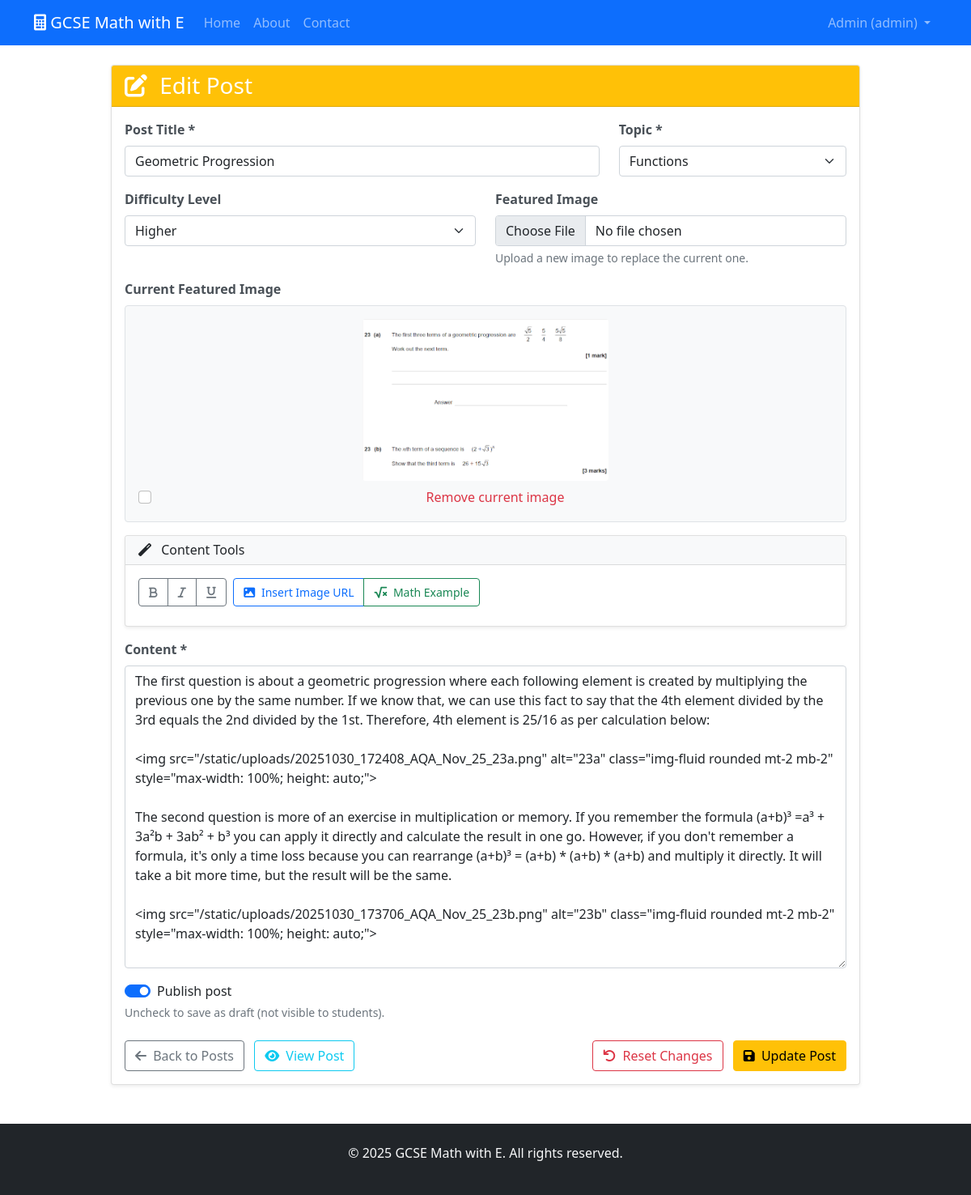
/admin/post/2/edit (signed in), run on the app's committed database.
### tables this page shows
CREATE TABLE posts (
                id INTEGER PRIMARY KEY AUTOINCREMENT,
                title TEXT NOT NULL,
                content TEXT NOT NULL,
                topic TEXT NOT NULL,
                difficulty TEXT,
                image_path TEXT,
                is_published BOOLEAN DEFAULT TRUE,
                created_at TIMESTAMP DEFAULT CURRENT_TIMESTAMP,
                updated_at TIMESTAMP DEFAULT CURRENT_TIMESTAMP
            );

### main.py (the view)
@app.route('/admin/post/<int:post_id>/edit', methods=['GET'])
@login_required
def edit_post(post_id):
    db = get_db()
    post = db.execute('SELECT * FROM posts WHERE id = ?', (post_id,)).fetchone()
    if not post:
        flash('Post not found!', 'danger')
        return redirect(url_for('manage_posts'))
    return render_template('admin/edit_post.html', post=post)

### main.py (called while the page is built)
def get_db():
    conn = sqlite3.connect(app.config['DATABASE'])
    conn.row_factory = sqlite3.Row
    return conn

def login_required(f):
    @functools.wraps(f)
    def decorated_function(*args, **kwargs):
        if 'user_id' not in session:
            flash('Please log in to access this page.', 'danger')
            return redirect(url_for('login'))
        return f(*args, **kwargs)
    return decorated_function

### templates/admin/edit_post.html (shortened to what this page needs)
{% extends "base.html" %}
{% block content %}
<div class="row">
    <div class="col-lg-10 mx-auto">
        <div class="card">
            <div class="card-header bg-warning text-white">
                <h3 class="card-title mb-0">
                    <i class="fas fa-edit me-2"></i>
                    Edit Post
                </h3>
            </div>
            <div class="card-body">
                <form method="POST" enctype="multipart/form-data">
                    <div class="row">
                        <div class="col-md-8">
                            <div class="mb-3">
                                <label for="title" class="form-label">Post Title *</label>
                                <input type="text" class="form-control" id="title" name="title" required
                                       value="{{ post.title }}"
                                       placeholder="Enter a clear, descriptive title for your math solution">
                            </div>
                        </div>
                        <div class="col-md-4">
                            <div class="mb-3">
                                <label for="topic" class="form-label">Topic *</label>
                                <select class="form-select" id="topic" name="topic" required>
                                    <option value="functions" {% if post.topic == 'functions' %}selected{% endif %}>Functions</option>
                                </select>
                            </div>
                        </div>
                    </div>
                    <div class="row">
                        <div class="col-md-6">
                            <div class="mb-3">
                                <label for="difficulty" class="form-label">Difficulty Level</label>
                                <select class="form-select" id="difficulty" name="difficulty">
                                    <option value="higher" {% if post.difficulty == 'higher' %}selected{% endif %}>Higher</option>
                                </select>
                            </div>
                        </div>
                        <div class="col-md-6">
                            <div class="mb-3">
                                <label for="image" class="form-label">Featured Image</label>
                                <input type="file" class="form-control" id="image" name="image"
                                       accept="image/*" onchange="previewImage(event)">
                                <div class="form-text">
                                    Upload a new image to replace the current one.
                                </div>
                            </div>
                        </div>
                    </div>
                    {% if post.image_path %}
                    <div class="mb-3">
                        <label class="form-label">Current Featured Image</label>
                        <div class="border rounded p-3 text-center bg-light">
                            <img src="{{ url_for('static', filename='uploads/' + post.image_path) }}"
                                 class="img-fluid rounded" style="max-height: 200px;"
                                 alt="Current featured image">
                            <div class="mt-2">
                                <div class="form-check">
                                    <input class="form-check-input" type="checkbox" id="remove_image" name="remove_image">
                                    <label class="form-check-label text-danger" for="remove_image">
                                        Remove current image
                                    </label>
                                </div>
                            </div>
                        </div>
                    </div>
                    {% endif %}
                    <div class="card mb-3">
                        <div class="card-header bg-light">
                            <h6 class="card-title mb-0">
                                <i class="fas fa-magic me-2"></i>
                                Content Tools
                            </h6>
                        </div>
                        <div class="card-body">
                            <div class="btn-toolbar" role="toolbar">
                                <div class="btn-group me-2 mb-2" role="group">
                                    <button type="button" class="btn btn-outline-secondary" onclick="insertText('<strong>Bold Text</strong>')">
                                        <i class="fas fa-bold"></i>
                                    </button>
                                    <button type="button" class="btn btn-outline-secondary" onclick="insertText('<em>Italic Text</em>')">
                                        <i class="fas fa-italic"></i>
                                    </button>
                                    <button type="button" class="btn btn-outline-secondary" onclick="insertText('<u>Underlined Text</u>')">
                                        <i class="fas fa-underline"></i>
                                    </button>
                                </div>
                                <div class="btn-group me-2 mb-2" role="group">
                                    <button type="button" class="btn btn-outline-primary" onclick="insertImageByUrl()">
                                        <i class="fas fa-image me-1"></i>
                                        Insert Image URL
                                    </button>
                                    <button type="button" class="btn btn-outline-success" onclick="insertMathExample()">
                                        <i class="fas fa-square-root-alt me-1"></i>
                                        Math Example
                                    </button>
                                </div>
                            </div>
                        </div>
                    </div>
                    <div class="mb-3">
                        <label for="content" class="form-label">Content *</label>
                        <textarea class="form-control" id="content" name="content" rows="15" required
                                  placeholder="Write your math solution here. Use clear steps and explanations...">{{ post.content }}</textarea>
                    </div>
                    <div class="mb-4">
                        <div class="form-check form-switch">
                            <input class="form-check-input" type="checkbox" id="is_published" name="is_published" {{ 'checked' if post.is_published }}>
                            <label class="form-check-label" for="is_published">
                                Publish post
                            </label>
                        </div>
                        <div class="form-text">
                            Uncheck to save as draft (not visible to students).
                        </div>
                    </div>
                    <div class="d-flex justify-content-between">
                        <div>
                            <a href="{{ url_for('manage_posts') }}" class="btn btn-outline-secondary">
                                <i class="fas fa-arrow-left me-1"></i>
                                Back to Posts
                            </a>
                            <a href="{{ url_for('show_post', post_id=post.id) }}" target="_blank" class="btn btn-outline-info ms-2">
                                <i class="fas fa-eye me-1"></i>
                                View Post
                            </a>
                        </div>
                        <div>
                            <button type="reset" class="btn btn-outline-danger me-2">
                                <i class="fas fa-undo me-1"></i>
                                Reset Changes
                            </button>
                            <button type="submit" class="btn btn-warning">
                                <i class="fas fa-save me-1"></i>
                                Update Post
                            </button>
                        </div>
                    </div>
                </form>
            </div>
        </div>
    </div>
</div>
{% endblock %}

### templates/admin/edit_post.html (style rules this page uses)
.form-label { font-weight: 600; color: #495057; }
.card { box-shadow: 0 0.125rem 0.25rem rgba(0, 0, 0, 0.075); }
.btn-toolbar .btn { font-size: 0.875rem; }

### data on the page
posts: title "Geometric Progression", topic "Functions", difficulty "Higher", image_path (picture), content "The first question is about a geometric progression where each following element is created by multiplying the previous one by the same number. If we know that, we can use this fact to say that the 4th element divided by the 3rd equals the 2nd divided by the 1st. Therefore, 4th element is 25/16 as per calculation below: <img src=\"/static/uploads/20251030_172408_AQA_Nov_25_23a.png\" alt=\"23a\" class=\"img-fluid rounded mt-2 mb-2\" style=\"max-width: 100%; height: auto;\"> The second question is more of an exercise in multiplication or memory. If you remember the formula (a+b)³ =a³ + 3a²b + 3ab² + b³ you can apply it directly and calculate the result in one go. However, if you don't remember a…"

### other printed values
{{ session.get('username') }} "admin"
